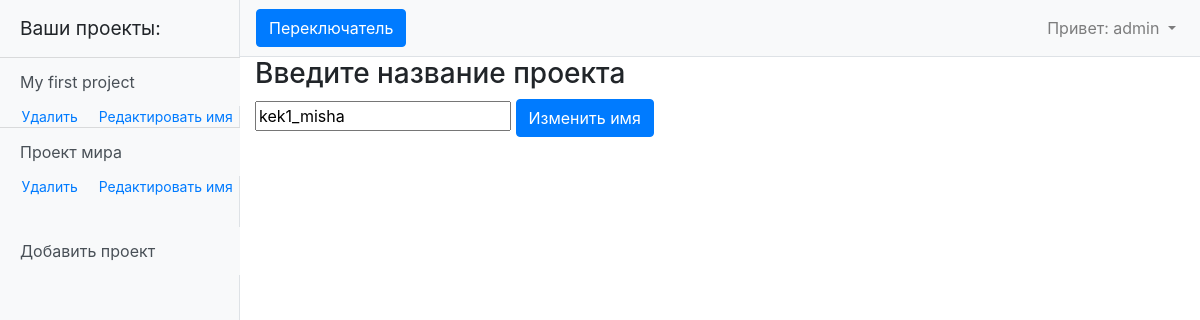
The page /create_project/2 (signed in) on the database as committed earlier.
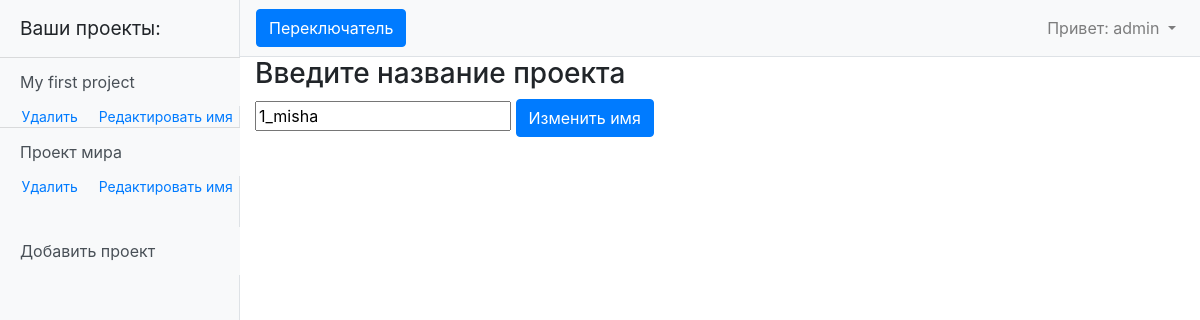
The same page on the database as committed later.
### myapp/models.py (models this page shows, shortened)
class Project(models.Model):
    user = models.ForeignKey(User, on_delete=models.CASCADE)
    project_name = models.CharField(max_length=255, unique=True)
    project_date_creation = models.DateTimeField(auto_now_add=True)

### myapp/views.py (the view, shortened to what this page needs)
# urls.py: path('create_project/<int:pk>', ProjectUpdate.as_view()),
@method_decorator(login_required, name='dispatch')
class ProjectUpdate(ListView):
    model = Data
    template_name = 'create_project.html'
    form_class = CreateProjectForm
    def get_context_data(self, **kwargs):
        context = super().get_context_data(**kwargs)
        context['a_project'] = Data.objects.filter(project__user__username=self.request.user)
        context['project_name'] = Data.objects.get(project__id=self.kwargs.get('pk')).project.project_name
        return context

### templates/create_project.html (shortened to what this page needs)
{% extends 'default.html' %}
{% block content %}
    <h3>Введите название проекта</h3>
    <form method="POST">
        {% if project_name %}
            <input required type="text" name="project_name" value="{{ project_name }}">
            <input class="btn btn-primary" type="submit" value="Изменить имя">
        {% else %}
            <input required type="text" name="project_name">
            <input class="btn btn-primary" type="submit" value="Создать проект">
        {% endif %}
    </form>
{% endblock content%}

Rows that differ between the two databases and show on the page:
changed Project: project_name "kek1_misha" → "1_misha"
